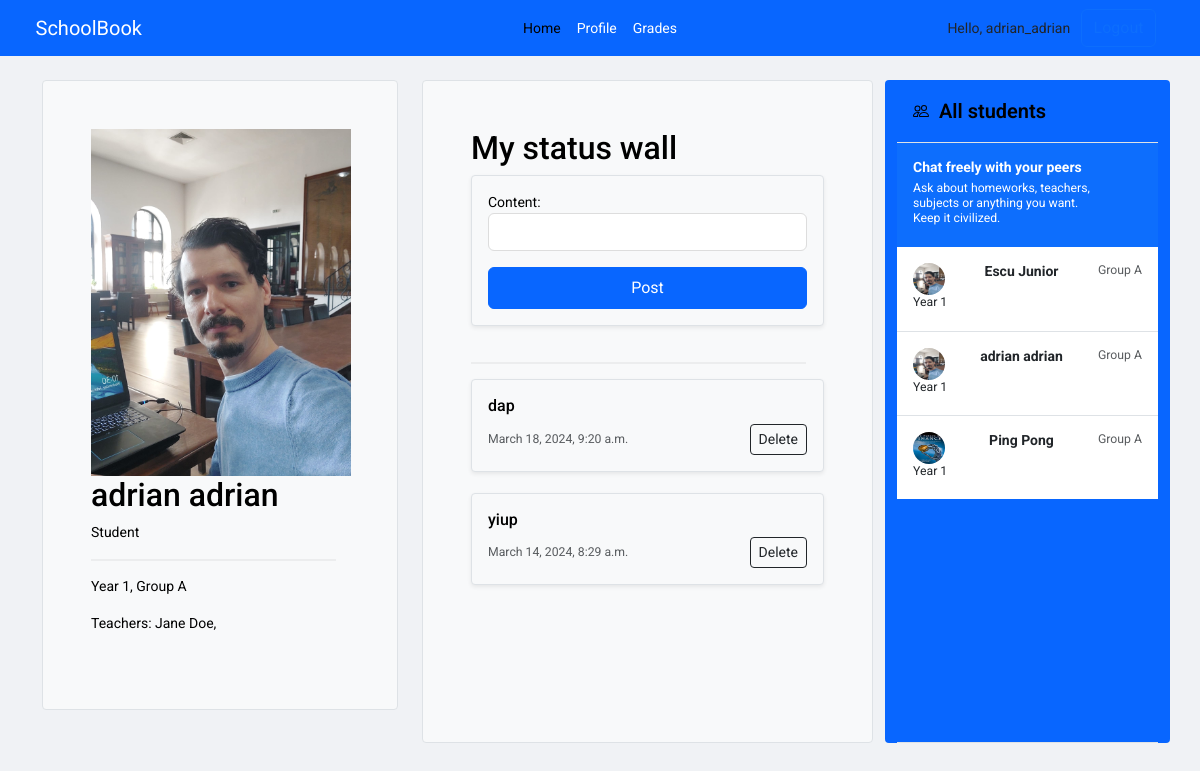
/student/adrian_adrian/ (signed in), run on the app's committed database.
### core/models.py (models this page shows, shortened)
class Student(models.Model):
    user = models.OneToOneField(User, on_delete=models.CASCADE, null=True)
    first_name = models.CharField(max_length=150, null=True)
    last_name = models.CharField(max_length=150, null=True)
    group = models.ForeignKey(Group, on_delete=models.SET_NULL, null=True, blank=True)
    phone = models.CharField(max_length=150,null=True)
    parents = models.ManyToManyField(Parent, related_name='children')
    teachers = models.ManyToManyField(Teacher, related_name='pupils')
    year = models.ForeignKey(Year, on_delete=models.CASCADE, related_name='students')
    year_group = models.ForeignKey(YearGroup, on_delete=models.CASCADE, related_name='students')
    subjects = models.ManyToManyField('Subject', related_name='students')
    profile_pic = models.ImageField(upload_to='static/images',null=True, blank=True)

class Year(models.Model):
    year = models.IntegerField(default=1)
    teachers = models.ManyToManyField(Teacher)
    def __str__(self) -> str:
        return f"Year {self.year}"

class YearGroup(models.Model):
    name = models.CharField(max_length=200)
    def __str__(self) -> str:
        return f"Group {self.name}"

class Teacher(models.Model):
    name = models.CharField(max_length=150)
    subjects = models.ManyToManyField('Subject', related_name='teachers')
    phone = models.CharField(max_length=150, null=True)
    group = models.ForeignKey(Group, on_delete=models.SET_NULL, null=True, blank=True)
    user = models.OneToOneField(User, on_delete=models.CASCADE, null=True)
    profile_pic = models.ImageField(upload_to='static/images' ,null=True, blank=True)

class StatusUpdate(models.Model):
    user = models.ForeignKey(User, on_delete=models.CASCADE)
    content = models.TextField()
    timestamp = models.DateTimeField(auto_now_add=True)

### core/views.py (the view)
# urls.py: path('student/<str:username>/', views.student_profile, name='student_profile'),
def student_profile(request, username):
    student = get_object_or_404(Student,  user__username=username)
    all_students = Student.objects.all()
    year = student.year
    year_group = student.year_group
    teachers = student.teachers.all()
    statuses = StatusUpdate.objects.filter(user=student.user).order_by('-timestamp')
    if request.method == 'POST':
        form = StatusUpdateForm(request.POST)
        if form.is_valid():
            status = form.save(commit=False)
            status.user = request.user
            status.save()
            return redirect('student_profile', username=username)
    else:
        form = StatusUpdateForm()
    return render(request, 'student.html', {'student': student, 'all_students': all_students, \
                                            'year': year, 'year_group': year_group, \
                                            'teachers': teachers, 'statuses': statuses, 'form': form})

### core/forms.py
class StatusUpdateForm(forms.ModelForm):
    class Meta:
        model = StatusUpdate
        fields = ['content']
        widgets = {
            'content' : forms.TextInput(attrs={
                'class': 'form-control',
            }),
        }

### core/templatetags/group_check.py (called while the page is built)
@register.filter(name="in_group")
def in_group(user, group_name):
    return user.groups.filter(name=group_name).exists()

### core/templates/student.html (shortened to what this page needs)
{% extends 'base.html' %}
{% load static %}
{% block content %}
<main>
  <div class="container py-4">
    <div class="row  ">
      <div class="col-md-4" style="height: 630px;  position: sticky; top: 50px;" >
        <div class="h-100 p-5 text-bg-light rounded-1 border">
          <img style='width:260px; height:auto;' src="{{ student.profile_pic.url }}" class="card-img-top" alt="{{ student.first_name }} {{ student.last_name }}">
          <h2>{{ student.first_name }} {{ student.last_name }}</h2>
          <p>Student</p>
          <hr class="styled-hr">
          <p>{{ year }}, {{ year_group }}</p>
          {% for teacher in student.teachers.all %}
            <p>Teachers: {{teacher.name}}, </p>
          {% endfor %}
        </div>
      </div>
      <div class="col-md-5">
        <div class="h-100 p-5  text-bg-light border rounded-1" >
          <h2>My status wall</h2>
                  <div class="col ">
                  <div class="card shadow-sm text-bg-light  border rounded-1">
                    <div class="card-body">
                    <form method="post">
                      {{ form.as_p }}
                      <button class="btn btn-primary w-100 py-2" type="submit">Post</button>
                    </form>
                    </div>
                    </div>
                  </div>
                  <br />
                  <hr class="styled-hr">
                  {% for status in statuses %}
                    <div class="col ">
                      <div class="card shadow-sm text-bg-light border rounded-1">
                        <div class="card-body">
                          <h6 class="card-text">{{ status.content }}</h6>
                          <div class="d-flex justify-content-between align-items-center">
                            <small class="text-body-secondary">{{ status.timestamp }}</small>
                            <small class="text-body-secondary">
                              <form method="post" action="{% url 'delete_status' status.id %}">
                                <button class="btn btn-outline-dark btn-sm rounded-1" type="submit">Delete</button>
                            </form>
                            </small>
                          </div>
                        </div>
                      </div>
                    </div>
                    <br />
                    {% endfor %}
        </div>
      </div>
    <div class="col-md-3 d-flex flex-column align-items-stretch flex-shrink-0 bg-body-tertiary rounded-1">
      <a href=# class="d-flex align-items-center flex-shrink-0 p-3 link-body-emphasis text-decoration-none border-bottom">
        <span class="fs-5 fw-semibold"> &nbsp; All students</span>
      </a>
      <div class="list-group list-group-flush border-bottom scrollarea">
        <a href="#" class="list-group-item list-group-item-action active py-3 lh-sm" aria-current="true">
          <div class="d-flex w-100 align-items-center justify-content-between">
            <strong class="mb-1">Chat freely with your peers</strong>
          </div>
          <div class="col-10 mb-1 small">Ask about homeworks, teachers, subjects or anything you want. Keep it civilized.</div>
        </a>
        {% for student in all_students %}
          <a href="{% url 'student_student_profile' username=student.user.username %}" class="list-group-item list-group-item-action py-3 lh-sm">
            <div class="d-flex w-100 justify-content-between">
              <img src="{{ student.profile_pic.url }}"  width="32" height="32" class="rounded-circle flex-shrink-0">
              <strong class="mb-1">{{ student.first_name }} {{ student.last_name }}</strong>
              <small class="text-body-secondary">{{ student.year_group }}</small>
            </div>
            <div class="col-10 mb-1 small">{{ student.year }}</div>
          </a>
        {% endfor %}
      </div>
    </div>
</div>
</main>
{% endblock %}

### core/templates/navbar.html (shortened to what this page needs)
{% load static %}
{% load group_check %}
<nav class="navbar navbar-expand-lg bg-body-tertiary" aria-label="Thirteenth navbar example">
  <div class="container-fluid">
      <a class="navbar-brand col-lg-3 me-0" style="padding-left:2%;" href=#>SchoolBook</a>
      <ul class="navbar-nav col-lg-6 justify-content-lg-center">
        <li class="nav-item"><a class="nav-link active" aria-current="page" href=#>Home</a></li>
        {% if request.user|in_group:"Students" %}
        <li class="nav-item"><a class="nav-link" aria-current="page" href="{% url 'student_profile' username=request.user.username %}">Profile</a></li>
        <li class="nav-item"><a class="nav-link" aria-current="page" href="{% url 'student_profile_grades' username=request.user.username %}">Grades</a></li>
        {% endif %}
      </ul>
      <div class="d-lg-flex col-lg-3 justify-content-lg-end" style="padding-right:2%;">
        {% if request.user.is_authenticated %}
          <span class="hello-msg d-flex align-items-center justify-content-center">Hello, {{request.user}}  &nbsp;&nbsp; </span><a href="{% url 'logout' %}" class="btn btn-outline-primary me-2">Logout</a>
        {% else %}
          <a href="{% url 'login' %}" class="btn btn-outline-primary me-2">Login</a>
        {% endif %}
      </div>
    </div>
</nav>

### school_manager/static/css/sign-in.css (style rules this page uses)
html, body { height: 100%; }

### school_manager/static/css/custom.css (style rules this page uses)
.styled-hr { border: 1px solid #ccc; margin: 15px 0; width: 95% !important; background-color: #eee; text-align: right; }
body { font-size: 14px; line-height: 1.5; }
body { background-color: #f0f2f5; font-family: 'Roboto', Arial, sans-serif; }
.navbar { background-color: #0866ff; }
.nav-link, .navbar-brand { color: #ffffff; }
.card { box-shadow: 0 2px 4px rgba(0, 0, 0, 0.1); }
.bg-body-tertiary { background-color: #0866ff !important; }
.btn-primary { background-color: #0866ff; border-color: #0866ff; }
.form-control { border: 1px solid #dddf; box-shadow: none; color: #1c1e21; background-color: #fff !important; }
hr { border-top-color: #dadde1; }
.bi { vertical-align: -.125em; fill: currentColor; }

### school_manager/static/css/sidebars.css (style rules this page uses)
.scrollarea { overflow-y: auto !important; height: 600px; }

### data on the page
Student: profile_pic (picture), first_name "adrian", last_name "adrian", year_group "Group A", year "Year 1"
Year: year "Year 1"
YearGroup: name "Group A"
Teacher: name "Jane Doe"
StatusUpdate: content "dap", timestamp "March 18, 2024, 9:20 a.m."
StatusUpdate: content "yiup", timestamp "March 14, 2024, 8:29 a.m."
Student: profile_pic (picture), first_name "Escu", last_name "Junior", year_group "Group A", year "Year 1"
Student: profile_pic (picture), first_name "Ping", last_name "Pong", year_group "Group A", year "Year 1"

### other printed values
{{ request.user }} "adrian_adrian"
